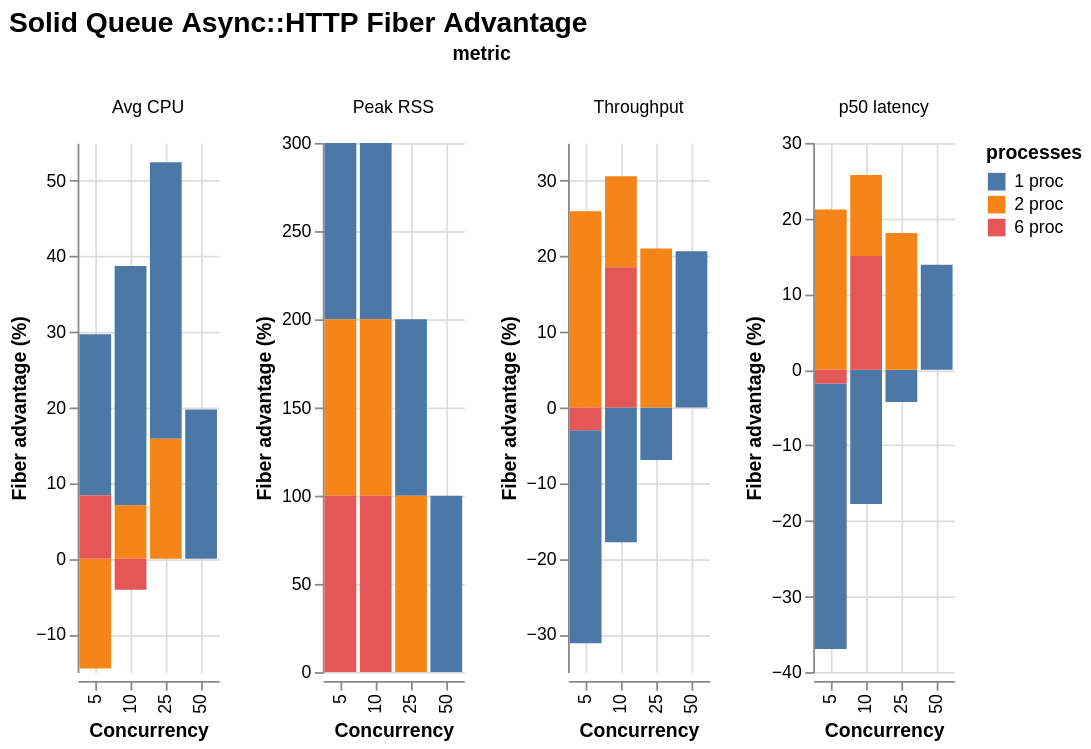

Specify this chart in Vega-Lite:
### Vega-Lite specification from a JSON file in a GitHub repository (floating-point values rounded to 4 significant figures)
{"$schema": "https://vega.github.io/schema/vega-lite/v6.json", "title": "Solid Queue Async::HTTP Fiber Advantage", "data": {"values": [{"concurrency": 5, "processes": "1 proc", "metric": "Throughput", "value": -28.17}, {"concurrency": 5, "processes": "1 proc", "metric": "Peak RSS", "value": 100.0}, {"concurrency": 5, "processes": "1 proc", "metric": "Avg CPU", "value": 21.3}, {"concurrency": 5, "processes": "1 proc", "metric": "p50 latency", "value": -35.11}, {"concurrency": 10, "processes": "1 proc", "metric": "Throughput", "value": -17.83}, {"concurrency": 10, "processes": "1 proc", "metric": "Peak RSS", "value": 100.0}, {"concurrency": 10, "processes": "1 proc", "metric": "Avg CPU", "value": 31.64}, {"concurrency": 10, "processes": "1 proc", "metric": "p50 latency", "value": -17.77}, {"concurrency": 25, "processes": "1 proc", "metric": "Throughput", "value": -6.955}, {"concurrency": 25, "processes": "1 proc", "metric": "Peak RSS", "value": 100.0}, {"concurrency": 25, "processes": "1 proc", "metric": "Avg CPU", "value": 36.56}, {"concurrency": 25, "processes": "1 proc", "metric": "p50 latency", "value": -4.271}, {"concurrency": 50, "processes": "1 proc", "metric": "Throughput", "value": 20.67}, {"concurrency": 50, "processes": "1 proc", "metric": "Peak RSS", "value": 100.0}, {"concurrency": 50, "processes": "1 proc", "metric": "Avg CPU", "value": 19.74}, {"concurrency": 50, "processes": "1 proc", "metric": "p50 latency", "value": 13.88}, {"concurrency": 5, "processes": "2 proc", "metric": "Throughput", "value": 25.96}, {"concurrency": 5, "processes": "2 proc", "metric": "Peak RSS", "value": 100.0}, {"concurrency": 5, "processes": "2 proc", "metric": "Avg CPU", "value": -14.52}, {"concurrency": 5, "processes": "2 proc", "metric": "p50 latency", "value": 21.19}, {"concurrency": 10, "processes": "2 proc", "metric": "Throughput", "value": 12.05}, {"concurrency": 10, "processes": "2 proc", "metric": "Peak RSS", "value": 100.0}, {"concurrency": 10, "processes": "2 proc", "metric": "Avg CPU", "value": 7.073}, {"concurrency": 10, "processes": "2 proc", "metric": "p50 latency", "value": 10.73}, {"concurrency": 25, "processes": "2 proc", "metric": "Throughput", "value": 21.02}, {"concurrency": 25, "processes": "2 proc", "metric": "Peak RSS", "value": 100.0}, {"concurrency": 25, "processes": "2 proc", "metric": "Avg CPU", "value": 15.88}, {"concurrency": 25, "processes": "2 proc", "metric": "p50 latency", "value": 18.07}, {"concurrency": 5, "processes": "6 proc", "metric": "Throughput", "value": -3.022}, {"concurrency": 5, "processes": "6 proc", "metric": "Peak RSS", "value": 100.0}, {"concurrency": 5, "processes": "6 proc", "metric": "Avg CPU", "value": 8.385}, {"concurrency": 5, "processes": "6 proc", "metric": "p50 latency", "value": -1.837}, {"concurrency": 10, "processes": "6 proc", "metric": "Throughput", "value": 18.55}, {"concurrency": 10, "processes": "6 proc", "metric": "Peak RSS", "value": 100.0}, {"concurrency": 10, "processes": "6 proc", "metric": "Avg CPU", "value": -4.115}, {"concurrency": 10, "processes": "6 proc", "metric": "p50 latency", "value": 15.03}]}, "mark": {"type": "bar", "tooltip": true}, "encoding": {"x": {"field": "concurrency", "type": "ordinal", "title": "Concurrency"}, "y": {"field": "value", "type": "quantitative", "title": "Fiber advantage (%)"}, "color": {"field": "processes", "type": "nominal"}, "column": {"field": "metric", "type": "nominal"}, "tooltip": [{"field": "metric", "type": "nominal"}, {"field": "concurrency", "type": "nominal"}, {"field": "processes", "type": "nominal"}, {"field": "value", "type": "quantitative"}]}, "resolve": {"scale": {"y": "independent"}}, "config": {"background": "white", "axis": {"labelFont": "Arial", "titleFont": "Arial", "grid": true}, "legend": {"labelFont": "Arial", "titleFont": "Arial"}, "title": {"font": "Arial", "fontSize": 16, "anchor": "start"}, "view": {"stroke": null}}}
